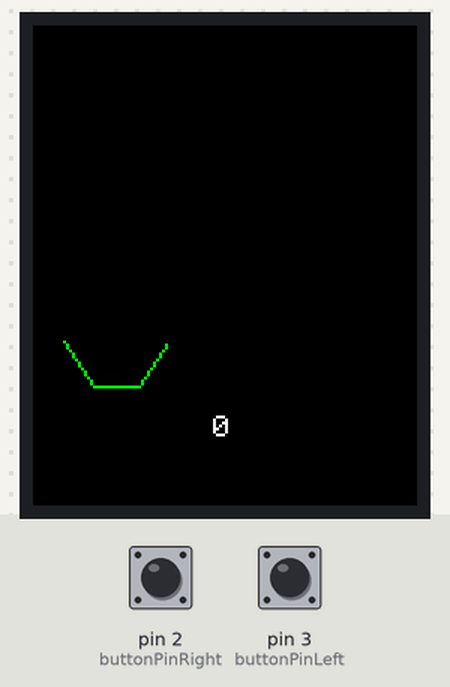
A sketch run on a simulated Arduino Uno, built with avr-gcc and run on an emulated ATmega328P. Shown: 128×160 colour display. The inputs (shaded band) are chosen by the test bench; at power-on: pin 2 (buttonPinRight) LOW, pin 3 (buttonPinLeft) LOW. Random numbers use the default seed unless the sketch sets one; what the sketch prints to the serial monitor is not drawn.

Above: at 1.8 s.
1.9 s: pin 2 (buttonPinRight) pulled HIGH for 1 s
At 3.7 s:
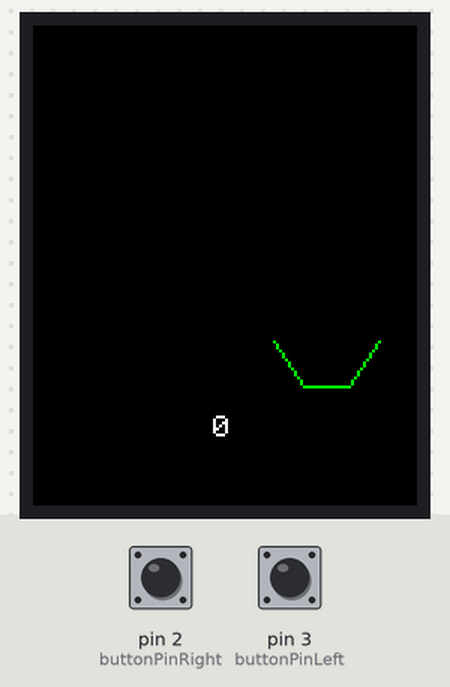
4.4 s: pin 3 (buttonPinLeft) pulled HIGH for 1 s
At 6.1 s:
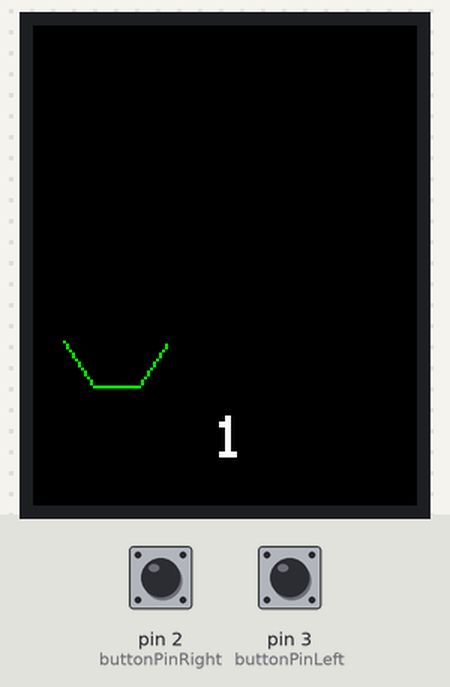
6.9 s: pin 2 (buttonPinRight) pulled HIGH for 0.15 s
At 8.2 s:
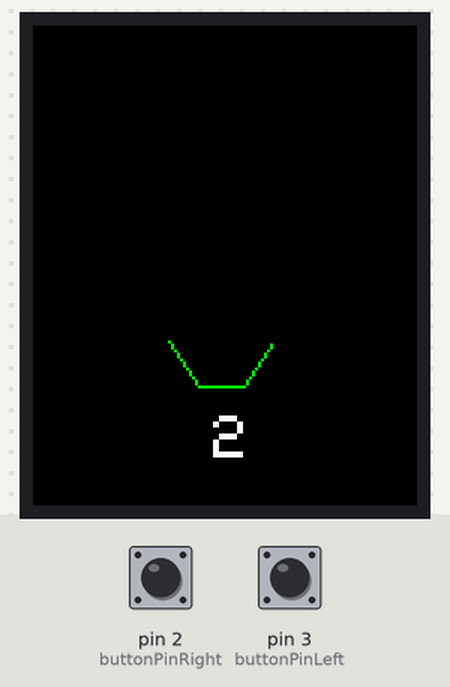
8.5 s: pin 3 (buttonPinLeft) pulled HIGH for 0.15 s
At 9.6 s:
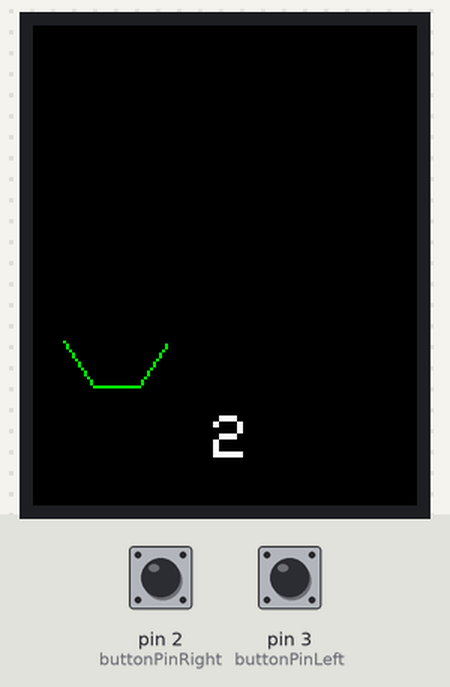
Timing chart, 0 to 11.1 s (numbered marks = the images above; inputs shaded):
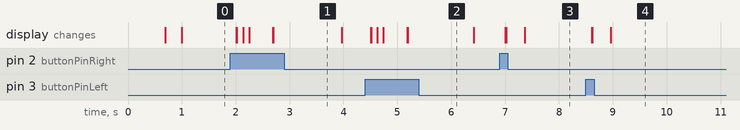

The sketch:

bucket_game.ino
```cpp
#include <Adafruit_GFX.h>    // Core graphics library
#include <Adafruit_ST7735.h> // Hardware-specific library for ST7735
#include <Adafruit_ST7789.h> // Hardware-specific library for ST7789
#include <SPI.h>

#define TFT_CS     10
#define TFT_RST    9  // you can also connect this to the Arduino reset
                       // in which case, set this #define pin to -1!
#define TFT_DC     8

// For 1.44" and 1.8" TFT with ST7735 use
Adafruit_ST7735 tft = Adafruit_ST7735(TFT_CS,  TFT_DC, TFT_RST);
const int buttonPinLeft = 3;
const int buttonPinRight = 2;     // the number of the pushbutton pin
     // the number of the LED pin
// variables will change:
int ledState = HIGH;         // the current state of the output pin
int buttonStateLeft;             // the current reading from the input pin
int buttonStateRight;             // the current reading from the input pin
boolean lastButton = LOW;   // the previous reading from the input pin
boolean current = LOW;
// the following variables are unsigned longs because the time, measured in
// milliseconds, will quickly become a bigger number than can be stored in an int.
unsigned long lastDebounceTime = 0;  // the last time the output pin was toggled
unsigned long debounceDelay = 50;    // the debounce time; increase if the output flickers
float p = 3.1415926;
int currstate = 0;
int columnNum = 1;
long randNum;
int y1 = 0;
int scoreNum = 0;
void setup() {
  // put your setup code here, to run once:
Serial.begin(9600);
  Serial.print("Hello! ST77xx TFT Test");

  // Use this initializer if you're using a 1.8" TFT
  tft.initR(INITR_BLACKTAB);   // initialize a ST7735S chip, black tab

  Serial.println("Initialized");

  uint16_t time = millis();
  tft.fillScreen(ST77XX_BLACK);
  time = millis() - time;

  Serial.println(time, DEC);
  delay(500);
randomSeed(analogRead(0));

pinMode(buttonPinLeft, INPUT);
pinMode(buttonPinRight, INPUT);
 tft.fillScreen(ST77XX_BLACK);
 randNum = random(1,4);
  String newscoreNum = String(scoreNum);
drawChar(60,130,newscoreNum,0xFFFF,2);
}

void loop() {
  // put your main code here, to run repeatedly:

 buttonStateLeft = debounceLeft(current);
 buttonStateRight = debounceRight(current);
if(randNum == 1){
    moveRect(25,y1,5,5,0xF800);
delay(10);
moveRect(25,y1,5,5,0x0000);
}
else if(randNum == 2){
    moveRect(60,y1,5,5,0xF800);
delay(10);
moveRect(60,y1,5,5,0x0000);
}
else if(randNum == 3){
  moveRect(98,y1,5,5,0xF800);
delay(10);
moveRect(98,y1,5,5,0x0000);
}
else{

}
if(columnNum == 0){
  columnNum = 1;
  //left bucket start
  drawLine(20,120,35,120,0x07E0);
  drawLine(10,105,20,120,0x07E0);
  drawLine(35,120,45,105,0x07E0);
  //left bucket end
  //block out middle bucket
  drawLine(55,120,70,120,0x0000);
  drawLine(45,105,55,120,0x0000);
  drawLine(70,120,80,105,0x0000);
  //block out right bucket
  drawLine(90,120,105,120,0x0000);
  drawLine(80,105,90,120,0x0000);
  drawLine(105,120,115,105,0x0000);
  //block out right bucket
}
else if(columnNum == 1){
  //left bucket start
  drawLine(20,120,35,120,0x07E0);
  drawLine(10,105,20,120,0x07E0);
  drawLine(35,120,45,105,0x07E0);
  //left bucket end
  //block out middle bucket
  drawLine(55,120,70,120,0x0000);
  drawLine(45,105,55,120,0x0000);
  drawLine(70,120,80,105,0x0000);
  //block out right bucket
  drawLine(90,120,105,120,0x0000);
  drawLine(80,105,90,120,0x0000);
  drawLine(105,120,115,105,0x0000);
  //block out right bucket
}
else if(columnNum == 2){
  //block out left bucket
  drawLine(20,120,35,120,0x0000);
  drawLine(10,105,20,120,0x0000);
  drawLine(35,120,45,105,0x0000);
  //block out left bucket
  //middle bucket start
  drawLine(55,120,70,120,0x07E0);
  drawLine(45,105,55,120,0x07E0);
  drawLine(70,120,80,105,0x07E0);
  //middle bucket end
  //block out right bucket
  drawLine(90,120,105,120,0x0000);
  drawLine(80,105,90,120,0x0000);
  drawLine(105,120,115,105,0x0000);
}
else if(columnNum == 3){
  //block out left bucket
  drawLine(20,120,35,120,0x0000);
  drawLine(10,105,20,120,0x0000);
  drawLine(35,120,45,105,0x0000);
  //block out left bucket
  //block out middle bucket
  drawLine(55,120,70,120,0x0000);
  drawLine(45,105,55,120,0x0000);
  drawLine(70,120,80,105,0x0000);
  //right bucket start
  drawLine(90,120,105,120,0x07E0);
  drawLine(80,105,90,120,0x07E0);
  drawLine(105,120,115,105,0x07E0);
  //right bucket end
}
else if(columnNum == 4){
  columnNum = 3;
  //block out left bucket
  drawLine(20,120,35,120,0x0000);
  drawLine(10,105,20,120,0x0000);
  drawLine(35,120,45,105,0x0000);
  //block out left bucket
  //block out middle bucket
  drawLine(55,120,70,120,0x0000);
  drawLine(45,105,55,120,0x0000);
  drawLine(70,120,80,105,0x0000);
  //right bucket start
  drawLine(90,120,105,120,0x07E0);
  drawLine(80,105,90,120,0x07E0);
  drawLine(105,120,115,105,0x07E0);
  //right bucket end
}

if(buttonStateLeft == HIGH){
  columnNum = columnNum - 1;
}
else if(buttonStateRight == HIGH){
  columnNum = columnNum + 1;
}
else{

}
y1 = y1 + 2;
if((y1 > 120) && (randNum == 1) && (columnNum == 1)){
  y1 = 0;
  scoreNum = scoreNum + 1;
    fillRect(0,130,120,20,0x0000);
  String newscoreNum = String(scoreNum);
drawChar(60,130,newscoreNum,0xFFFF,2);
  randNum = random(1,4);
}
else if((y1 > 120) && (randNum == 2) && (columnNum == 2)){
  y1 = 0;
  scoreNum = scoreNum + 1;
    fillRect(0,130,120,20,0x0000);
  String newscoreNum = String(scoreNum);
drawChar(60,130,newscoreNum,0xFFFF,2);
  randNum = random(1,4);
}
else if((y1 > 120) && (randNum == 3) && (columnNum == 3)){
  y1 = 0;
  scoreNum = scoreNum + 1;
  fillRect(0,130,120,20,0x0000);
  String newscoreNum = String(scoreNum);
drawChar(60,130,newscoreNum,0xFFFF,2);
  randNum = random(1,4);
}
else if((y1 > 120) && (randNum == 1) && ((columnNum == 2) || (columnNum == 3))){
  y1 = 0;
  randNum = random(1,4);
}
else if((y1 > 120) && (randNum == 2) && ((columnNum == 1) || (columnNum == 3))){
  y1 = 0;
  randNum = random(1,4);
}
else if((y1 > 120) && (randNum == 3) && ((columnNum == 1) || (columnNum == 2))){
  y1 = 0;
  randNum = random(1,4);
}
else{

}

}

void drawChar(int x0, int y0, String c, uint16_t color, uint8_t size0){
  tft.setCursor(x0,y0);
  tft.setTextColor(color);
  tft.print(c);
  tft.setTextSize(size0);
}
void drawLine(int x0, int y0, int x1, int y1, int color){
  tft.drawLine(x0,y0,x1,y1,color);
}
void filltriangles(int x0, int y0, int x1, int y1, int x2, int y2, uint16_t color) {
  tft.fillTriangle(x0, y0, x1, y1, x2, y2,color);
  }
boolean debounceLeft(boolean last)
{
  boolean current = digitalRead(buttonPinLeft);
  if(last != current){
    delay(100);
    current = digitalRead(buttonPinLeft);
  }
  return current;
}
boolean debounceRight(boolean last)
{
  boolean current = digitalRead(buttonPinRight);
  if(last != current){
    delay(100);
    current = digitalRead(buttonPinRight);
  }
  return current;
}
void drawRect(int x0, int y0, int w, int h, uint16_t color){
    tft.drawRect(x0,y0,w,h,color);
}
  void fillRect(int x0, int y0, int w, int h, uint16_t color){
    tft.fillRect(x0,y0,w,h,color);
}
  void moveRect(int currX, int currY,int w,int h,uint16_t color){
    fillRect(currX,currY, w,h,color);
}
int randomnumber(int num){


}
```

Measured:
- after the input at 4.4 s, the display: first changes after 0.10 s (image 2 shows a later state)
